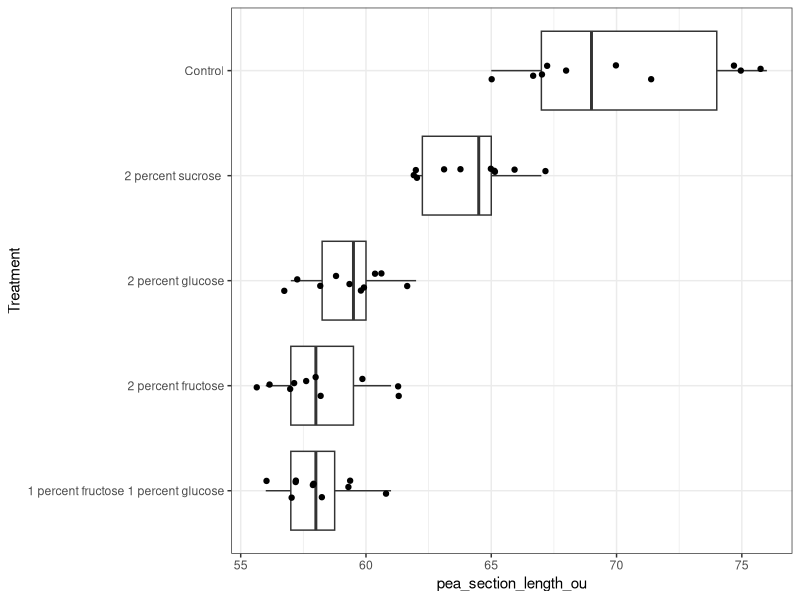
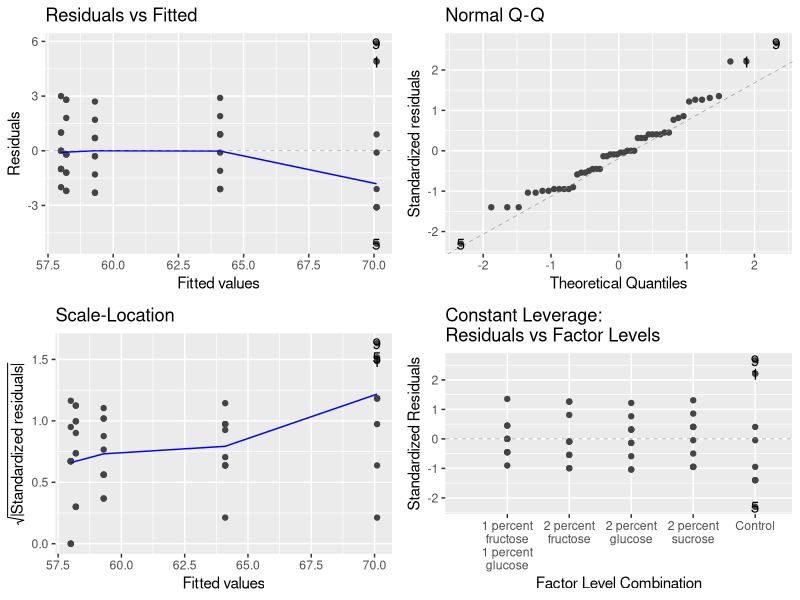

Here is the R script that generated these plots, in order:
## ---- chunk 1
rm(list = ls())
library(tidyverse)
library(here )
library(ggfortify)
library(multcomp)
## ---- chunk 2
peas <- read.csv(here("data", "s_r_pea_sections.csv"))
glimpse(peas)

peas$Treatment <- as.factor(peas$Treatment)
## ---- chunk 3
ggplot(peas, aes(Treatment, pea_section_length_ou))+
  geom_boxplot()+
  geom_jitter(width = 0.1)+
  theme_bw()+
  coord_flip()
## ---- chunk 4
p_model <- lm(pea_section_length_ou ~ Treatment, data = peas)
## ---- chunk 5
autoplot(p_model)
## ---- chunk 6
anova(p_model)

summary(p_model)
## ---- chunk 7
ph_peas <- glht(p_model, linfct = mcp(Treatment = "Tukey"))
summary(ph_peas)

cld(ph_peas)
